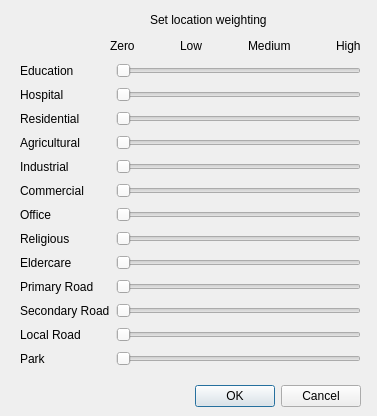
<?xml version="1.0" encoding="UTF-8"?>
<ui version="4.0">
 <class>Dialog</class>
 <widget class="QDialog" name="Dialog">
  <property name="geometry">
   <rect>
    <x>0</x>
    <y>0</y>
    <width>377</width>
    <height>416</height>
   </rect>
  </property>
  <property name="windowTitle">
   <string>Location weighting</string>
  </property>
  <widget class="QDialogButtonBox" name="buttonBox">
   <property name="geometry">
    <rect>
     <x>20</x>
     <y>380</y>
     <width>341</width>
     <height>32</height>
    </rect>
   </property>
   <property name="orientation">
    <enum>Qt::Orientation::Horizontal</enum>
   </property>
   <property name="standardButtons">
    <set>QDialogButtonBox::StandardButton::Cancel|QDialogButtonBox::StandardButton::Ok</set>
   </property>
  </widget>
  <widget class="QWidget" name="gridLayoutWidget">
   <property name="geometry">
    <rect>
     <x>20</x>
     <y>60</y>
     <width>341</width>
     <height>311</height>
    </rect>
   </property>
   <layout class="QGridLayout" name="location_weighting_layout">
    <item row="16" column="0">
     <widget class="QLabel" name="park_label">
      <property name="text">
       <string>Park</string>
      </property>
     </widget>
    </item>
    <item row="13" column="1">
     <widget class="QSlider" name="primary_road_slider">
      <property name="maximum">
       <number>10</number>
      </property>
      <property name="orientation">
       <enum>Qt::Orientation::Horizontal</enum>
      </property>
     </widget>
    </item>
    <item row="14" column="1">
     <widget class="QSlider" name="secondary_road_slider">
      <property name="maximum">
       <number>10</number>
      </property>
      <property name="orientation">
       <enum>Qt::Orientation::Horizontal</enum>
      </property>
     </widget>
    </item>
    <item row="9" column="1">
     <widget class="QSlider" name="commercial_slider">
      <property name="maximum">
       <number>10</number>
      </property>
      <property name="orientation">
       <enum>Qt::Orientation::Horizontal</enum>
      </property>
     </widget>
    </item>
    <item row="13" column="0">
     <widget class="QLabel" name="primary_road_label">
      <property name="text">
       <string>Primary Road</string>
      </property>
     </widget>
    </item>
    <item row="6" column="1">
     <widget class="QSlider" name="agricultural_slider">
      <property name="maximum">
       <number>10</number>
      </property>
      <property name="orientation">
       <enum>Qt::Orientation::Horizontal</enum>
      </property>
     </widget>
    </item>
    <item row="8" column="1">
     <widget class="QSlider" name="industrial_slider">
      <property name="maximum">
       <number>10</number>
      </property>
      <property name="orientation">
       <enum>Qt::Orientation::Horizontal</enum>
      </property>
     </widget>
    </item>
    <item row="15" column="0">
     <widget class="QLabel" name="local_road_label">
      <property name="text">
       <string>Local Road</string>
      </property>
     </widget>
    </item>
    <item row="5" column="0">
     <widget class="QLabel" name="residential_label">
      <property name="text">
       <string>Residential</string>
      </property>
     </widget>
    </item>
    <item row="16" column="1">
     <widget class="QSlider" name="park_slider">
      <property name="maximum">
       <number>10</number>
      </property>
      <property name="orientation">
       <enum>Qt::Orientation::Horizontal</enum>
      </property>
     </widget>
    </item>
    <item row="8" column="0">
     <widget class="QLabel" name="industrial_label">
      <property name="text">
       <string>Industrial</string>
      </property>
     </widget>
    </item>
    <item row="11" column="1">
     <widget class="QSlider" name="religious_slider">
      <property name="maximum">
       <number>10</number>
      </property>
      <property name="orientation">
       <enum>Qt::Orientation::Horizontal</enum>
      </property>
     </widget>
    </item>
    <item row="10" column="1">
     <widget class="QSlider" name="office_slider">
      <property name="maximum">
       <number>10</number>
      </property>
      <property name="orientation">
       <enum>Qt::Orientation::Horizontal</enum>
      </property>
     </widget>
    </item>
    <item row="1" column="0">
     <widget class="QLabel" name="hospital_label">
      <property name="text">
       <string>Hospital</string>
      </property>
     </widget>
    </item>
    <item row="10" column="0">
     <widget class="QLabel" name="office_label">
      <property name="text">
       <string>Office</string>
      </property>
     </widget>
    </item>
    <item row="1" column="1">
     <widget class="QSlider" name="hospital_slider">
      <property name="maximum">
       <number>10</number>
      </property>
      <property name="orientation">
       <enum>Qt::Orientation::Horizontal</enum>
      </property>
     </widget>
    </item>
    <item row="6" column="0">
     <widget class="QLabel" name="agricultural_label">
      <property name="text">
       <string>Agricultural</string>
      </property>
     </widget>
    </item>
    <item row="14" column="0">
     <widget class="QLabel" name="secondary_road_label">
      <property name="text">
       <string>Secondary Road</string>
      </property>
     </widget>
    </item>
    <item row="9" column="0">
     <widget class="QLabel" name="commercial_label">
      <property name="text">
       <string>Commercial</string>
      </property>
     </widget>
    </item>
    <item row="12" column="1">
     <widget class="QSlider" name="eldercare_slider">
      <property name="maximum">
       <number>10</number>
      </property>
      <property name="orientation">
       <enum>Qt::Orientation::Horizontal</enum>
      </property>
     </widget>
    </item>
    <item row="11" column="0">
     <widget class="QLabel" name="religious_label">
      <property name="text">
       <string>Religious</string>
      </property>
     </widget>
    </item>
    <item row="0" column="1">
     <widget class="QSlider" name="education_slider">
      <property name="maximum">
       <number>3</number>
      </property>
      <property name="orientation">
       <enum>Qt::Orientation::Horizontal</enum>
      </property>
     </widget>
    </item>
    <item row="15" column="1">
     <widget class="QSlider" name="local_road_slider">
      <property name="maximum">
       <number>10</number>
      </property>
      <property name="orientation">
       <enum>Qt::Orientation::Horizontal</enum>
      </property>
     </widget>
    </item>
    <item row="5" column="1">
     <widget class="QSlider" name="residential_slider">
      <property name="maximum">
       <number>10</number>
      </property>
      <property name="orientation">
       <enum>Qt::Orientation::Horizontal</enum>
      </property>
     </widget>
    </item>
    <item row="12" column="0">
     <widget class="QLabel" name="eldercare_label">
      <property name="text">
       <string>Eldercare</string>
      </property>
     </widget>
    </item>
    <item row="0" column="0">
     <widget class="QLabel" name="education_label">
      <property name="text">
       <string>Education</string>
      </property>
     </widget>
    </item>
   </layout>
  </widget>
  <widget class="QWidget" name="horizontalLayoutWidget">
   <property name="geometry">
    <rect>
     <x>110</x>
     <y>30</y>
     <width>251</width>
     <height>31</height>
    </rect>
   </property>
   <layout class="QHBoxLayout" name="level_layout">
    <item>
     <widget class="QLabel" name="zero_label">
      <property name="text">
       <string>Zero</string>
      </property>
     </widget>
    </item>
    <item>
     <spacer name="horizontalSpacer">
      <property name="orientation">
       <enum>Qt::Orientation::Horizontal</enum>
      </property>
      <property name="sizeHint" stdset="0">
       <size>
        <width>40</width>
        <height>20</height>
       </size>
      </property>
     </spacer>
    </item>
    <item>
     <widget class="QLabel" name="low_label">
      <property name="text">
       <string>Low</string>
      </property>
     </widget>
    </item>
    <item>
     <spacer name="horizontalSpacer_2">
      <property name="orientation">
       <enum>Qt::Orientation::Horizontal</enum>
      </property>
      <property name="sizeHint" stdset="0">
       <size>
        <width>40</width>
        <height>20</height>
       </size>
      </property>
     </spacer>
    </item>
    <item>
     <widget class="QLabel" name="medium_label">
      <property name="text">
       <string>Medium</string>
      </property>
     </widget>
    </item>
    <item>
     <spacer name="horizontalSpacer_3">
      <property name="orientation">
       <enum>Qt::Orientation::Horizontal</enum>
      </property>
      <property name="sizeHint" stdset="0">
       <size>
        <width>40</width>
        <height>20</height>
       </size>
      </property>
     </spacer>
    </item>
    <item>
     <widget class="QLabel" name="high_label">
      <property name="text">
       <string>High</string>
      </property>
     </widget>
    </item>
   </layout>
  </widget>
  <widget class="QLabel" name="title_label">
   <property name="geometry">
    <rect>
     <x>150</x>
     <y>10</y>
     <width>191</width>
     <height>20</height>
    </rect>
   </property>
   <property name="text">
    <string>Set location weighting</string>
   </property>
  </widget>
 </widget>
 <resources/>
 <connections>
  <connection>
   <sender>buttonBox</sender>
   <signal>accepted()</signal>
   <receiver>Dialog</receiver>
   <slot>accept()</slot>
   <hints>
    <hint type="sourcelabel">
     <x>248</x>
     <y>254</y>
    </hint>
    <hint type="destinationlabel">
     <x>157</x>
     <y>274</y>
    </hint>
   </hints>
  </connection>
  <connection>
   <sender>buttonBox</sender>
   <signal>rejected()</signal>
   <receiver>Dialog</receiver>
   <slot>reject()</slot>
   <hints>
    <hint type="sourcelabel">
     <x>316</x>
     <y>260</y>
    </hint>
    <hint type="destinationlabel">
     <x>286</x>
     <y>274</y>
    </hint>
   </hints>
  </connection>
 </connections>
</ui>
